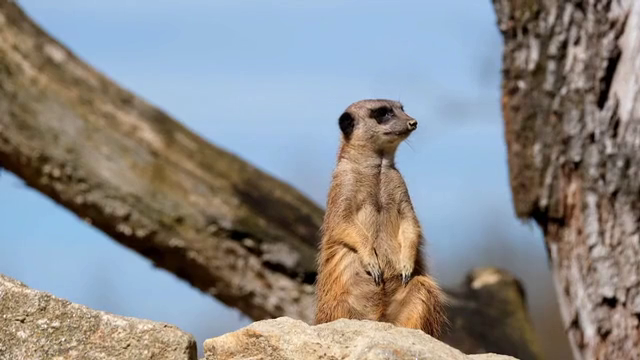
#> input picture frame 22 of histograms/vid1.mp4, 640 x 360 px, given in place of bad.mp4, which was not available
$ python panorama_code.py
#> lines starting #> are read from the running program, lines starting #| are printed output that depends on the picture; pictures that were not available may be replaced by others from this repository, and a replacement may not be noted
import os
import glob
import cv2
import numpy as np
import matplotlib.pyplot as plt

# [54 lines left out: function visualize_sift_matches_from_video, not called in this run]


def compute_direction_between_frames(gray1, gray2, ratio=0.75, min_matches=4, ransac_thresh=3.0):
    # Step 1: SIFT + ratio test
    sift = cv2.SIFT_create()
    kp1, des1 = sift.detectAndCompute(gray1, None)
    kp2, des2 = sift.detectAndCompute(gray2, None)
    if des1 is None or des2 is None:
        return None, None

    bf = cv2.BFMatcher()
    knn = bf.knnMatch(des1, des2, k=2)
    good = [m for m, n in knn if m.distance < ratio * n.distance]
    if len(good) < min_matches:
        return None, None

    # Step 2: Build arrays of points
    src_pts = np.float32([kp1[m.queryIdx].pt for m in good]).reshape(-1,1,2)
    dst_pts = np.float32([kp2[m.trainIdx].pt for m in good]).reshape(-1,1,2)

    # Step 3: Compute affine with RANSAC
    M, inliers = cv2.estimateAffinePartial2D(src_pts, dst_pts,
                                             method=cv2.RANSAC,
                                             ransacReprojThreshold=ransac_thresh)
    if M is None:
        return None, None

    # Extract translation in x and y from M (M is 2x3)
    dx = M[0,2]
    dy = M[1,2]
    return dx, dy

def detect_camera_motion_direction(video_path):
#> called with video_path = 'Inputs/bad.mp4'
    cap = cv2.VideoCapture(video_path)
    if not cap.isOpened():
        print(f"Error: cannot open video {video_path}")
        return None

    # Read first frame
    ret, f1 = cap.read()
#> f1 is the input picture: shape (360, 640, 3); mean B, G, R 138.1, 138.5, 139.4
    if not ret:
        print("Error: cannot read first frame")
        cap.release()
        return None
    gray1 = cv2.cvtColor(f1, cv2.COLOR_BGR2GRAY)
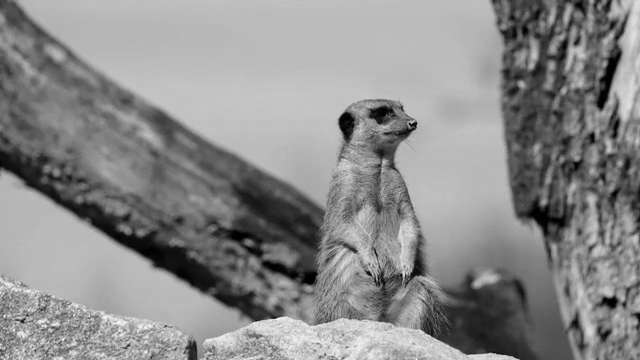
#> gray1: shape (360, 640); min 0, max 252, mean 138.7

    # Read the 10th frame (index 9)
    cap.set(cv2.CAP_PROP_POS_FRAMES, 10)
    ret, f10 = cap.read()
    cap.release()
    if not ret:
        print("Error: cannot read 10th frame")
        return None
    gray10 = cv2.cvtColor(f10, cv2.COLOR_BGR2GRAY)

    dx, dy = compute_direction_between_frames(gray1, gray10)
#> in compute_direction_between_frames, `kp1, des1 = sift.detectAndCompute(gray1, None)`: kp1 = 1259 keypoints; strongest (x, y, size): (347, 122, 12.6), (611, 302, 8.9), (381, 113, 13.1), (369, 273, 2.9)
#> in compute_direction_between_frames, `kp2, des2 = sift.detectAndCompute(gray2, None)`: kp2 = 1282 keypoints; strongest (x, y, size): (346, 122, 12.7), (610, 302, 9), (380, 113, 13.2), (368, 273, 3)
#> in compute_direction_between_frames, `knn = bf.knnMatch(des1, des2, k=2)`: knn = 1259 matches
#> in compute_direction_between_frames, `good = [m for m, n in knn if m.distance < ratio * n.distance]`: good = 972 matches
#> in compute_direction_between_frames, `src_pts = np.float32([kp1[m.queryIdx].pt for m in good]).reshape(-1,1,2)`: src_pts = 972 rows, first 8: [3.57, 348.1], [4.35, 310.5], [7.02, 148.5], [8.72, 86.05], [8.89, 284.6], [8.89, 284.6], [9.08, 315.4], [10.02, 319.9]
#> in compute_direction_between_frames, `dst_pts = np.float32([kp2[m.trainIdx].pt for m in good]).reshape(-1,1,2)`: dst_pts = 972 rows, first 8: [3.42, 348.1], [4.15, 310.3], [6.91, 148.3], [8.77, 86.2], [8.76, 284.6], [8.76, 284.6], [8.93, 315.4], [9.79, 320]
#> in compute_direction_between_frames, `M, inliers = cv2.estimateAffinePartial2D(src_pts, dst_pts, method=cv2...`: M = [[1, 0.000193, -0.367], [-0.000193, 1, -0.0456]]; inliers = 972 values, max 1 at index 0, min 0 at index 199, mean 0.997
#> in compute_direction_between_frames, `dx = M[0,2]`: dx = -0.367
#> in compute_direction_between_frames, `dy = M[1,2]`: dy = -0.0456
#> dx = -0.367; dy = -0.0456
    if dx is None:
        print("Not enough good matches found")
        return None

    # Reverse signs to reflect camera motion
    if abs(dx) > abs(dy):
        direction = "right" if dx < 0 else "left"
#> direction = 'right'
    else:
        direction = "up" if dy > 0 else "down"

    print(f"The dominant direction of camera movement is: {direction}")
#| The dominant direction of camera movement is: right
    return direction

def process_and_save_frames(video_path, direction, output_folder):
    cap = cv2.VideoCapture(video_path)
    if not cap.isOpened():
        print(f"Error: cannot open video {video_path}")
        return

    frames = []
    while True:
        ret, frame = cap.read()
        if not ret:
            break
        frames.append(frame)
    cap.release()

    # Select order and processing by direction
    if direction == "right":
        processed = frames
    elif direction == "left":
        processed = frames[::-1]
    elif direction == "up":
        processed = [cv2.rotate(f, cv2.ROTATE_90_CLOCKWISE) for f in frames]
    elif direction == "down":
        processed = [cv2.rotate(f, cv2.ROTATE_90_COUNTERCLOCKWISE) for f in frames]
    else:
        print(f"Unknown direction: {direction}")
        return

    os.makedirs(output_folder, exist_ok=True)
    for idx, frame in enumerate(processed, start=1):
        filename = os.path.join(output_folder, f"frame_{idx:05d}.png")
        cv2.imwrite(filename, frame)

    print(f"Saved {len(processed)} frames to '{output_folder}'")

# [523 lines left out: functions apply_rotation_only, align_images_sequence_rigid_centered, compute_vertical_shift, stabilize_vertical_from_images, align_sequence_rotate_then_vertical, regular_pushbroom and 6 more, not called in this run]

if __name__ == "__main__":
    # Set paths here
    rotation = True
    blur_type = False
    video_path = "Inputs/bad.mp4"
    # visualize_sift_matches_from_video(video_path)
    all_frames = "Inputs/all_frames_b"
    rotated_frames = "Inputs/r_frames_b"
    aligned_frames = "Inputs/a_frames_b"
    panorama_frames = "Inputs/panorama_frames_b"
    final_video = "Inputs/final_video_b.mp4"
    blur_video_f = "Inputs/blurred_video.mp4"

    direction = detect_camera_motion_direction(video_path)
#> direction = 'right'
    print("The direction is: ", direction)
#| The direction is:  right

    if direction:
        process_and_save_frames(video_path, direction, all_frames)
        print("The frames have been loaded!")
    if rotation:
        align_sequence_rotate_then_vertical(all_frames,aligned_frames)
        # align_images_sequence_rigid_centered(all_frames, rotated_frames)
        # print("The frames have been rotated!")
        # stabilize_vertical_from_images(rotated_frames, aligned_frames)
    else:
        stabilize_vertical_from_images(all_frames, aligned_frames)
    print("The frames have been stabled!")

    if not rotation:
        batch_pushbrooms(aligned_frames, panorama_frames)
    else:
        os.makedirs(panorama_frames, exist_ok=True)
        counter = 10
        # Tree - for center_offset in range(220, 261, 5):
        # view - for center_offset in range(-400, 400, 100):
        for center_offset in range(-400, 400, 100):
            filename = f"panorama_{counter:03d}.png"
            output_path = os.path.join(panorama_frames, filename)
            print(f"\n--- Iteration {counter}: offset={center_offset} ---")
            counter = counter+1
            create_smart_pushbroom(
                aligned_frames,
                output_path,
                min_width=2,
                max_width=8,
                center_offset=center_offset,
                start_index=0,
                stitch_edges = False,
                step_size=2,
                sift_features=500
            )
    if direction == "up" or direction == "down":
        rotate_images_in_folder_inplace(panorama_frames,direction)
    create_video_from_images(panorama_frames,final_video,fps=16)
    if blur_type:
        blur_video(final_video, blur_video_f, blur_ksize=(5, 5), blur_type='gaussian')

$ run again, starting later in the video
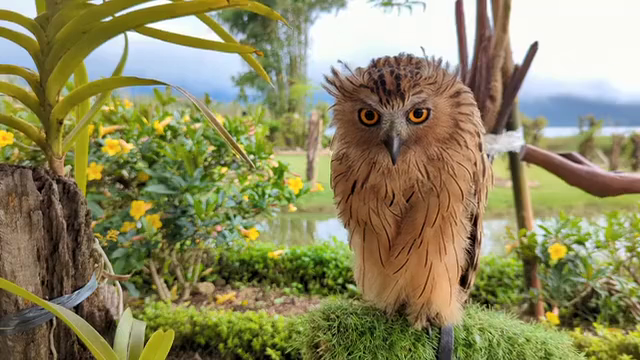
#> input picture frame 101 of histograms/vid1.mp4, 640 x 360 px, given in place of bad.mp4, which was not available
#> in detect_camera_motion_direction, f1 is the input picture: shape (360, 640, 3); mean B, G, R 95.9, 136.2, 140.7
#> in detect_camera_motion_direction, `gray1 = cv2.cvtColor(f1, cv2.COLOR_BGR2GRAY)`:
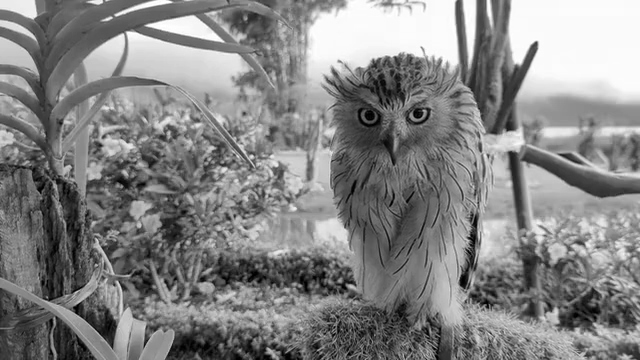
#> gray1: shape (360, 640); min 0, max 255, mean 132.9
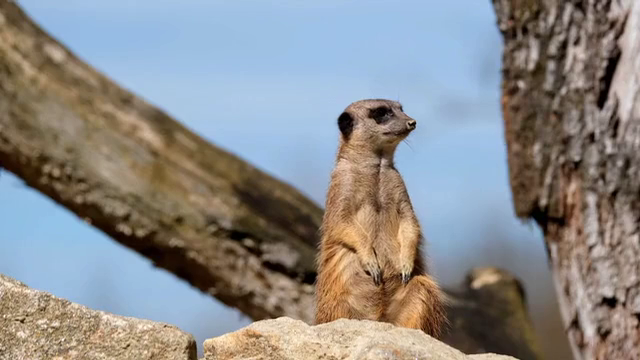
#> input picture frame 10 of histograms/vid1.mp4, 640 x 360 px, given in place of bad.mp4, which was not available
#> in detect_camera_motion_direction, f10 is the input picture: shape (360, 640, 3); mean B, G, R 138, 138.6, 139.5
#> kp1 = 3500 keypoints; strongest (x, y, size): (534, 48, 6.7), (463, 281, 7.1), (473, 238, 7.7), (107, 327, 14.1)
#> kp2 = 1282 keypoints; strongest (x, y, size): (346, 122, 12.7), (610, 302, 9), (380, 113, 13.2), (368, 273, 3)
#> knn = 3500 matches
#> good = 17 matches
#> src_pts = 17 rows, first 8: [69.82, 74.36], [118.7, 299], [120.8, 131], [124, 8.34], [136.4, 3.47], [147.2, 276.9], [203.3, 157.2], [203.3, 157.2]
#> dst_pts = 17 rows, first 8: [532.3, 143.7], [340.3, 259], [22.48, 126.1], [211.6, 336.9], [211.6, 336.9], [212.5, 228.4], [589.3, 330.7], [589.3, 330.7]
#> M = [[-0.908, 0.0577, 764.7], [-0.0577, -0.908, 485.1]]; inliers = 17 values, max 1 at index 6, min 0 at index 0, mean 0.176
#> in compute_direction_between_frames, `dx = M[0,2]`: dx = 764.7
#> in compute_direction_between_frames, `dy = M[1,2]`: dy = 485.1
#> in detect_camera_motion_direction, `dx, dy = compute_direction_between_frames(gray1, gray10)`: dx = 764.7; dy = 485.1
#> in detect_camera_motion_direction, `direction = "right" if dx < 0 else "left"`: direction = 'left'
#| The dominant direction of camera movement is: left
#| The direction is:  left

$ run again, starting later in the video
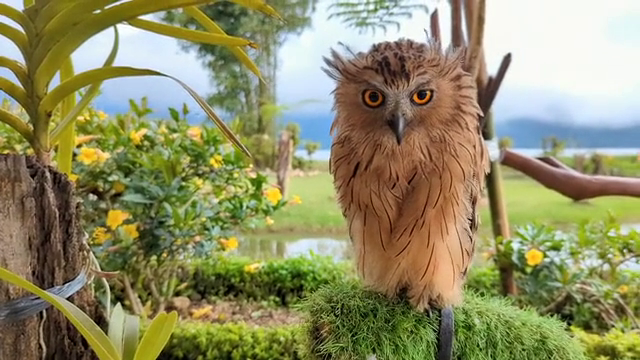
#> input picture frame 180 of histograms/vid1.mp4, 640 x 360 px, given in place of bad.mp4, which was not available
#> in detect_camera_motion_direction, f1 is the input picture: shape (360, 640, 3); mean B, G, R 102.5, 142.2, 144.2
#> in detect_camera_motion_direction, `gray1 = cv2.cvtColor(f1, cv2.COLOR_BGR2GRAY)`:
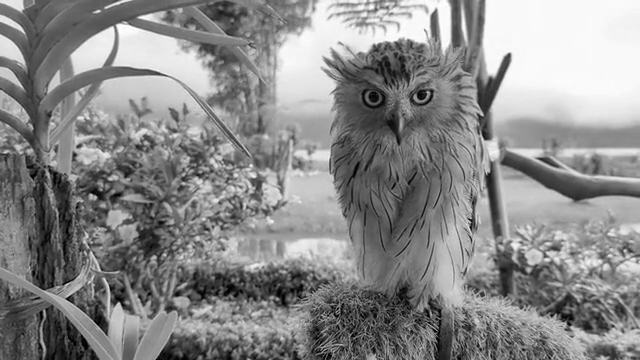
#> gray1: shape (360, 640); min 0, max 255, mean 138.2
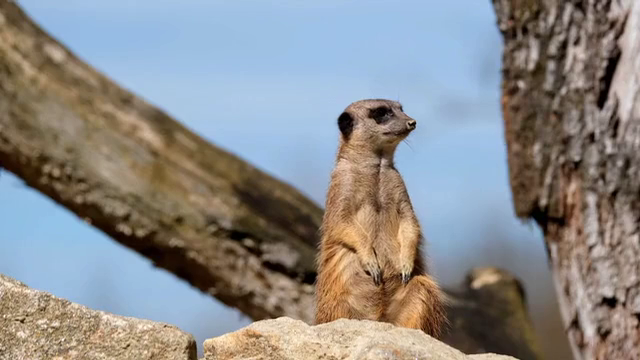
#> input picture frame 10 of histograms/vid1.mp4, 640 x 360 px, given in place of bad.mp4, which was not available
#> in detect_camera_motion_direction, f10 is the input picture: shape (360, 640, 3); mean B, G, R 138, 138.6, 139.5
#> kp1 = 3538 keypoints; strongest (x, y, size): (507, 60, 7.1), (434, 17, 6.6), (68, 299, 2.4), (119, 304, 2.4)
#> kp2 = 1282 keypoints; strongest (x, y, size): (346, 122, 12.7), (610, 302, 9), (380, 113, 13.2), (368, 273, 3)
#> knn = 3538 matches
#> good = 10 matches
#> src_pts = [[98.92, 356.4], [106, 155.1], [111.8, 288.1], [125.2, 153.7], [143.3, 30.8], [185.4, 159.7], [344.8, 215.4], [421.9, 151.8], [431.6, 90.98], [526, 228.9]]
#> dst_pts = [[487.8, 13.49], [124.2, 322.2], [25.05, 55.93], [524.3, 146.1], [442.3, 343.4], [615, 279.4], [275.1, 317.4], [340.3, 259], [311.9, 293.2], [557.1, 157.9]]
#> M = [[-0.0532, 1.36, 408.2], [-1.36, -0.0532, 539.4]]; inliers = [0, 0, 0, 0, 1, 1, 0, 0, 0, 0]
#> in compute_direction_between_frames, `dx = M[0,2]`: dx = 408.2
#> in compute_direction_between_frames, `dy = M[1,2]`: dy = 539.4
#> in detect_camera_motion_direction, `dx, dy = compute_direction_between_frames(gray1, gray10)`: dx = 408.2; dy = 539.4
#> in detect_camera_motion_direction, `direction = "up" if dy > 0 else "down"`: direction = 'up'
#| The dominant direction of camera movement is: up
#| The direction is:  up
